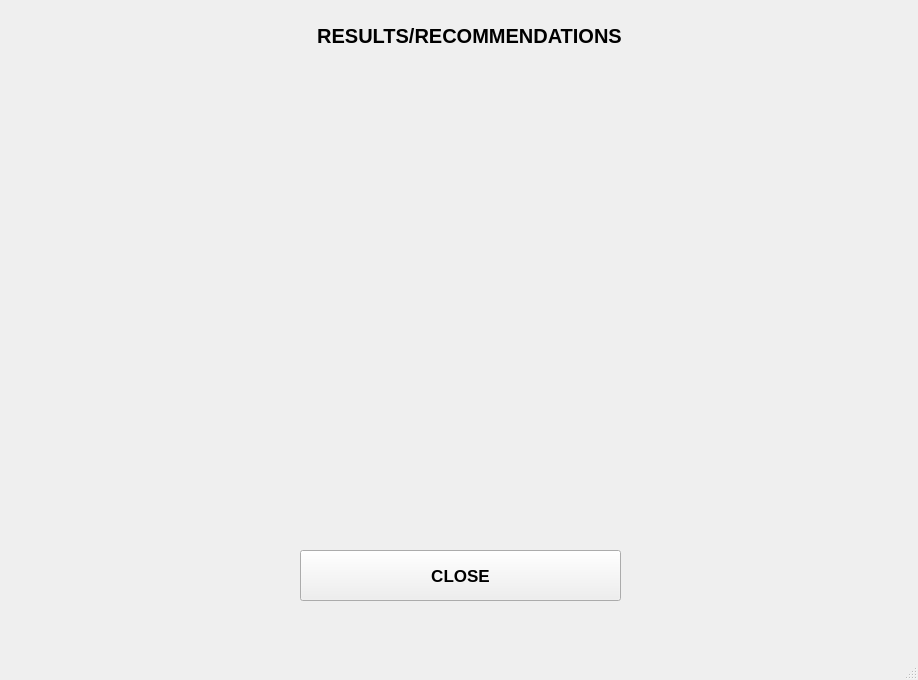
<?xml version="1.0" encoding="UTF-8"?>
<ui version="4.0">
 <class>MainWindow</class>
 <widget class="QMainWindow" name="MainWindow">
  <property name="geometry">
   <rect>
    <x>0</x>
    <y>0</y>
    <width>918</width>
    <height>680</height>
   </rect>
  </property>
  <property name="windowTitle">
   <string>MainWindow</string>
  </property>
  <widget class="QWidget" name="centralwidget">
   <widget class="QWidget" name="gridLayoutWidget">
    <property name="geometry">
     <rect>
      <x>20</x>
      <y>90</y>
      <width>881</width>
      <height>421</height>
     </rect>
    </property>
    <layout class="QGridLayout" name="ResultLayoutBox">
     <item row="0" column="1">
      <widget class="QLabel" name="ResultBox">
       <property name="font">
        <font>
         <pointsize>12</pointsize>
        </font>
       </property>
       <property name="text">
        <string/>
       </property>
       <property name="margin">
        <number>15</number>
       </property>
      </widget>
     </item>
     <item row="0" column="0">
      <widget class="QLabel" name="ResultImage">
       <property name="text">
        <string/>
       </property>
      </widget>
     </item>
    </layout>
   </widget>
   <widget class="QLabel" name="label">
    <property name="geometry">
     <rect>
      <x>140</x>
      <y>10</y>
      <width>659</width>
      <height>51</height>
     </rect>
    </property>
    <property name="font">
     <font>
      <pointsize>15</pointsize>
      <bold>true</bold>
     </font>
    </property>
    <property name="text">
     <string>RESULTS/RECOMMENDATIONS</string>
    </property>
    <property name="alignment">
     <set>Qt::AlignCenter</set>
    </property>
   </widget>
   <widget class="QPushButton" name="CloseButton">
    <property name="geometry">
     <rect>
      <x>300</x>
      <y>550</y>
      <width>321</width>
      <height>51</height>
     </rect>
    </property>
    <property name="font">
     <font>
      <pointsize>13</pointsize>
      <bold>true</bold>
     </font>
    </property>
    <property name="text">
     <string>CLOSE</string>
    </property>
   </widget>
  </widget>
  <widget class="QMenuBar" name="menubar">
   <property name="geometry">
    <rect>
     <x>0</x>
     <y>0</y>
     <width>918</width>
     <height>22</height>
    </rect>
   </property>
  </widget>
  <widget class="QStatusBar" name="statusbar"/>
 </widget>
 <resources/>
 <connections/>
</ui>
